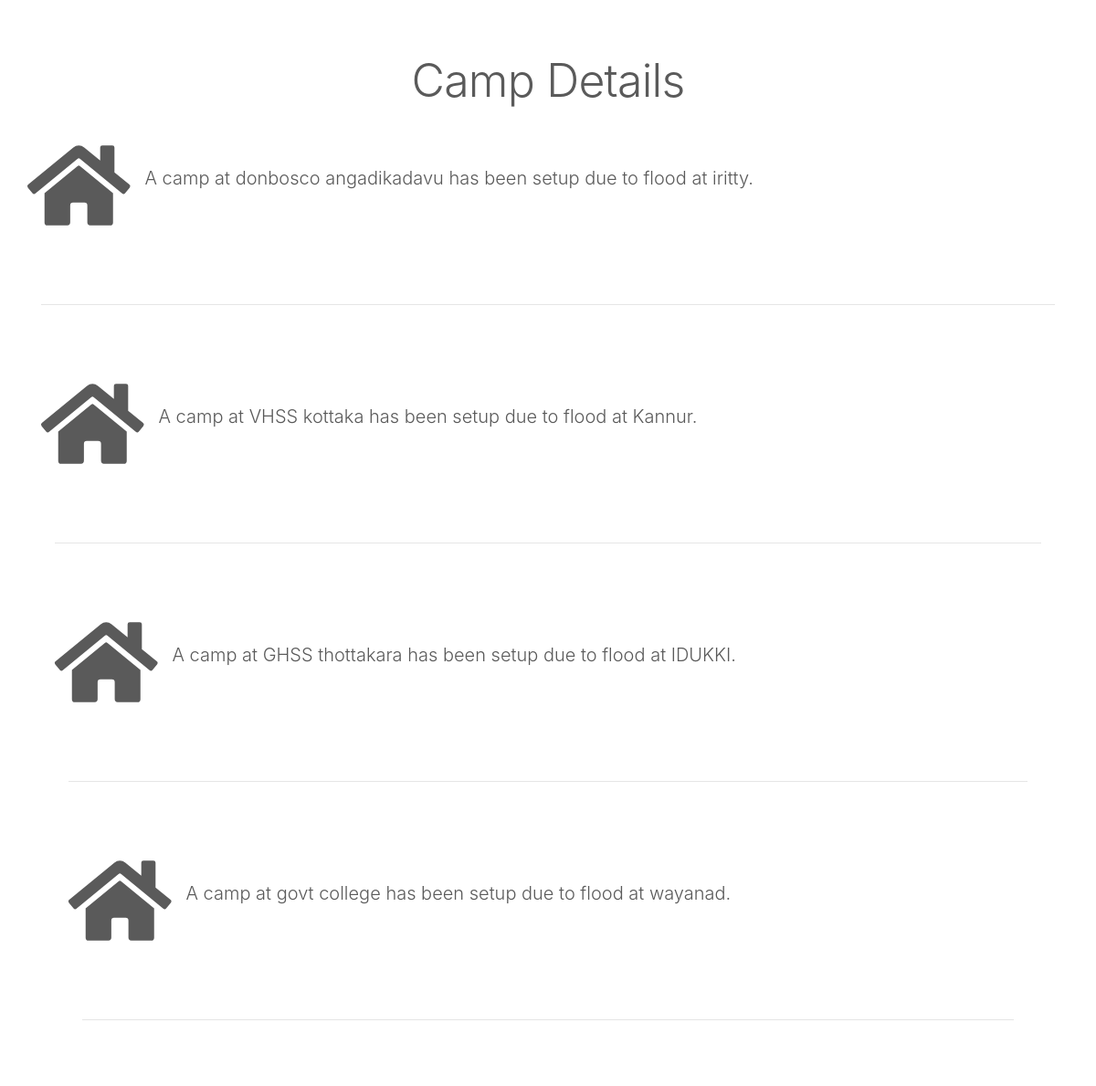
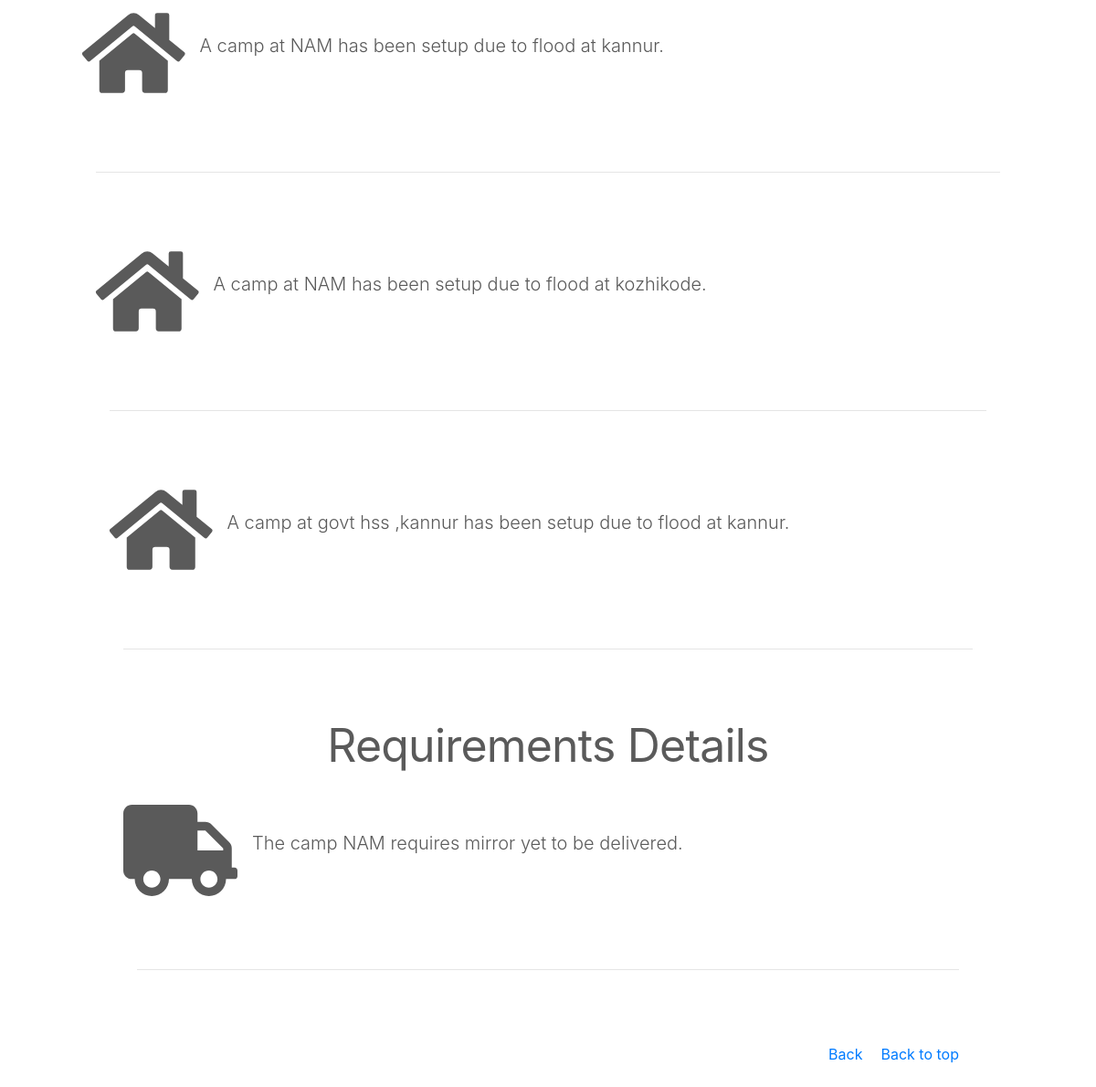
Page /volunteer_view_notification on the committed database (2 pictures, top to bottom).
### app1/models.py (models this page shows)
class camp_details(models.Model):
    camp_name=models.CharField(max_length=250)
    location=models.CharField(max_length=250)
    phone=models.CharField(max_length=10)
    accomodation=models.IntegerField()
    bathroom_no=models.IntegerField()
    camp_type=models.CharField(max_length=250)
    food_arrangements=models.CharField(max_length=250)

class requirement_table(models.Model):
    camp_name=models.CharField(max_length=250)
    requirements_details=models.CharField(max_length=1000)
    requirement_type=models.CharField(max_length=250)
    status=models.CharField(max_length=250)

### app1/views.py (the view)
# urls.py: path('volunteer_view_notification',views.volunteer_notification,name='volunteer_view_notification'),
def volunteer_notification(request):
    obj1=requirement_table.objects.filter(status='').order_by('-id')
    obj2=camp_details.objects.all().order_by('-id')
    return render(request,'volunteer_view_notification.html',{'camp':obj2,'requirement':obj1})

### app1/templates/volunteer_view_notification.html (shortened to what this page needs)
<!doctype html>
<html lang="en">
  {% load static %}
  <head>
    <link href="../../../../dist/css/bootstrap.min.css" rel="stylesheet">
    <link rel="stylesheet" href="https://cdn.jsdelivr.net/npm/bootstrap@4.5.3/dist/css/bootstrap.min.css">
    <link href="{%static "css/carousel.css"%}"" rel="stylesheet">
  </head>
  <body>
    <main role="main">
      <center><h2 class="featurette-heading" style="margin-top: 15px; margin-bottom: 40px;">Camp Details</h2></center>
      {% for x in camp %}
      <div class="container marketing">
      <div class="row featurette">
        <div >
          <div class=" d-flex align-items-center" >
            <div class="mr-3">
                <div class="icon-circle " >
                  <i class="fas fa-home" style="font-size: 100px;"></i>
                </div>
            </div>
            <div>
                <p class="lead"> A camp at {{x.camp_name}} has been setup due to flood at {{x.location}}.</p>
            </div>
          </div>
        </div>
      </div>
      <hr class="featurette-divider">
      {% endfor %}
      <center><h2 class="featurette-heading" style="margin-top: 15px; margin-bottom: 40px;">Requirements Details</h2></center>
      {% for x in requirement %}
      <div class="container marketing">
      <div class="row featurette">
        <div >
          <div class=" d-flex align-items-center" >
            <div class="mr-3">
                <div class="icon-circle " >
                  <i class="fas fa-truck" style="font-size: 100px;"></i>
                </div>
            </div>
            <div>
                <p class="lead"> The camp {{x.camp_name}} requires {{x.requirements_details}} yet to be delivered.</p>
            </div>
          </div>
        </div>
      </div>
      <hr class="featurette-divider">
      {% endfor %}
      </div>
      <footer class="container">
        <p class="float-right"><a href="#">Back to top</a></p>
        <p class="float-right"><a href="{% url 'volunteer_dashboard' %}" style="margin-right:20px;">Back </a></p>
      </footer>
    </main>
  </body>
</html>

### app1/static/css/carousel.css (style rules this page uses)
body { padding-top: 3rem; padding-bottom: 3rem; color: #5a5a5a; }
.marketing h2 { font-weight: 400; }
.featurette-divider { margin: 5rem 0; }
.featurette-heading { font-weight: 300; line-height: 1; letter-spacing: -.05rem; }
@media (min-width: 40em) { .featurette-heading { font-size: 50px; } }
@media (min-width: 62em) { .featurette-heading { margin-top: 7rem; } }

### rows in the picture
camp_details: camp_name "donbosco angadikadavu", location "iritty"
camp_details: camp_name "VHSS kottaka", location "Kannur"
camp_details: camp_name "GHSS thottakara", location "IDUKKI"
camp_details: camp_name "govt college", location "wayanad"
camp_details: camp_name "NAM", location "kannur"
camp_details: camp_name "NAM", location "kozhikode"
camp_details: camp_name "govt hss ,kannur", location "kannur"
requirement_table: camp_name "NAM", requirements_details "mirror"
